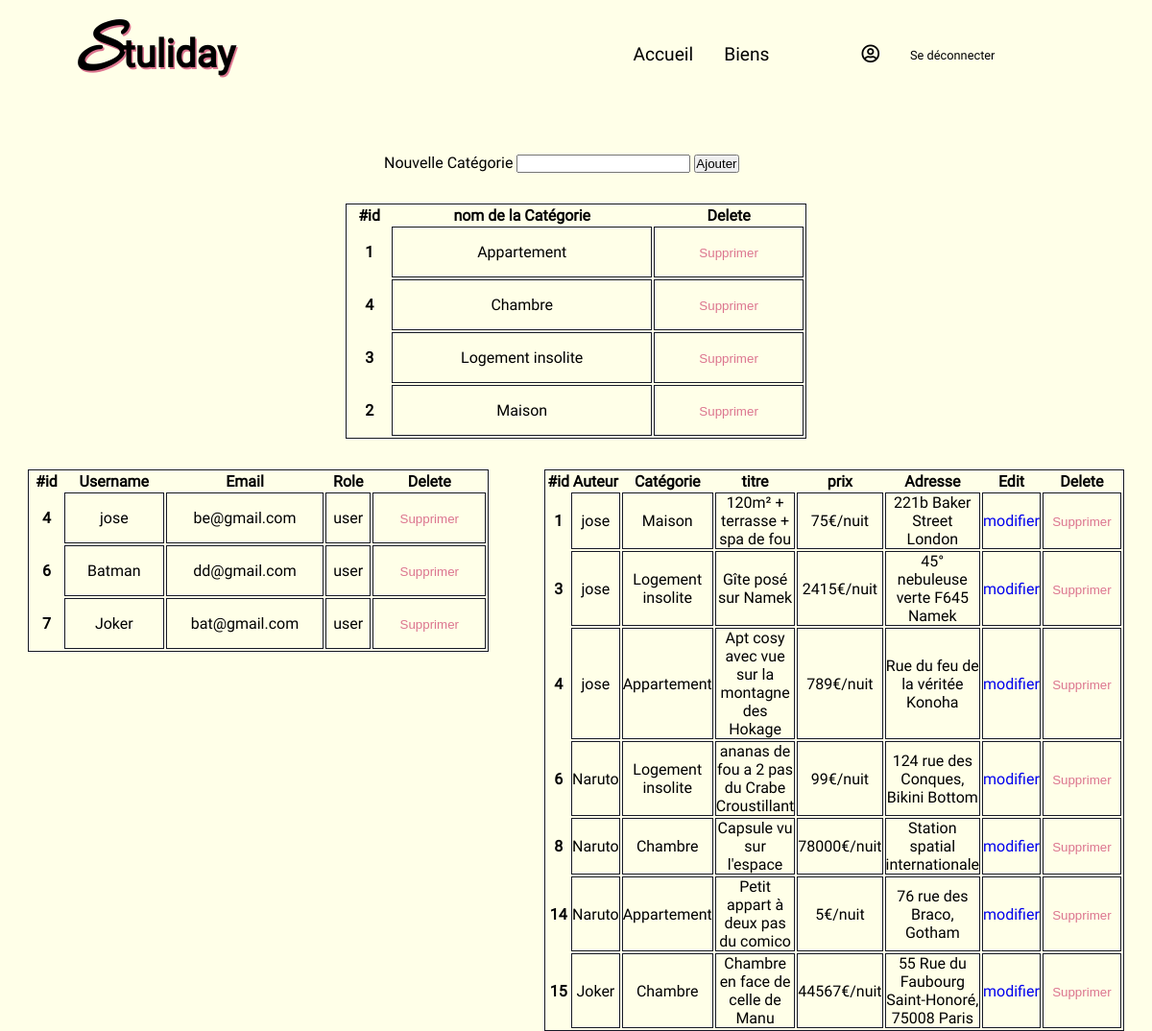
Page /admin.php (signed in) on the earlier database version.
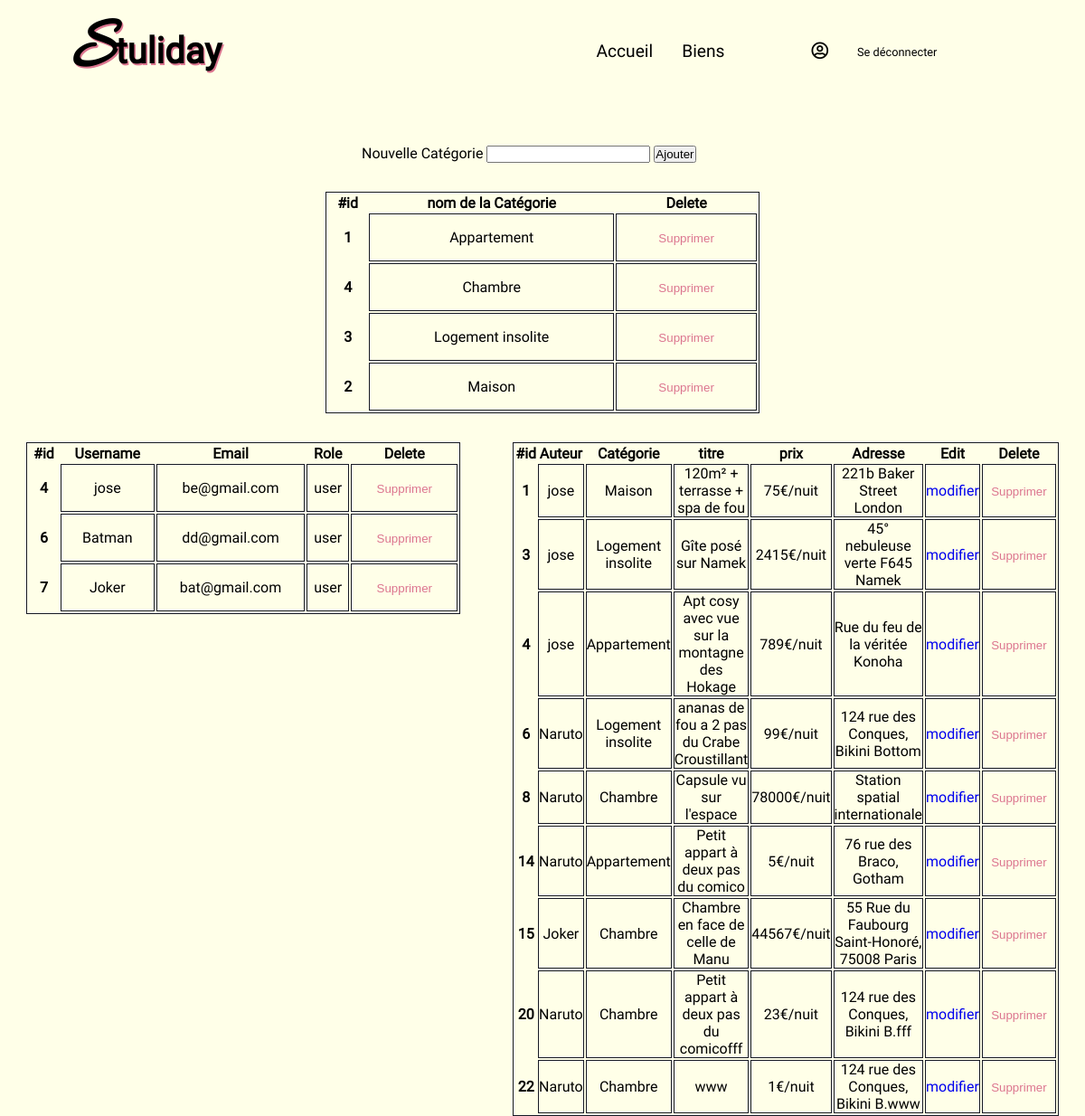
Same page on the later database version.
### tables this page shows
CREATE TABLE IF NOT EXISTS `categories` (
  `id` int(10) NOT NULL AUTO_INCREMENT,
  `name_category` varchar(255) NOT NULL,
  PRIMARY KEY (`id`),
  UNIQUE KEY `name` (`name_category`)
);

CREATE TABLE IF NOT EXISTS `users` (
  `id` int(10) NOT NULL AUTO_INCREMENT,
  `username` varchar(255) NOT NULL,
  `email` varchar(255) NOT NULL,
  `password` varchar(255) NOT NULL,
  `name_role_id` int(10) NOT NULL DEFAULT '2',
  PRIMARY KEY (`id`),
  UNIQUE KEY `username` (`username`),
  UNIQUE KEY `email` (`email`),
  KEY `role` (`name_role_id`)
);

CREATE TABLE IF NOT EXISTS `role` (
  `id` int(10) NOT NULL AUTO_INCREMENT,
  `name_role` varchar(255) NOT NULL,
  PRIMARY KEY (`id`)
);

CREATE TABLE IF NOT EXISTS `biens` (
  `id` int(10) NOT NULL AUTO_INCREMENT,
  `adresse` varchar(255) NOT NULL,
  `price` int(10) NOT NULL,
  `description` text NOT NULL,
  `author` int(10) NOT NULL,
  `category` int(10) NOT NULL,
  `title` varchar(255) NOT NULL,
  `image` varchar(1000) DEFAULT NULL,
  PRIMARY KEY (`id`),
  KEY `author` (`author`)
);

### admin.php (the view, shortened to what the changed rows need)
<?php require 'nav.php';
if (!empty($_SESSION['id']))
{
    $admin_id = $_SESSION['id'];
    $sqlAdmin = "SELECT * FROM users WHERE id = '{$admin_id}' AND name_role_id = '1'";
    $resultAdmin = $connect->query($sqlAdmin);
    if ($admin = $resultAdmin->fetch(PDO::FETCH_ASSOC))
    {
        $sqlUsers = "SELECT u.*, r.name_role FROM users AS u
        LEFT JOIN `role` AS r ON u.name_role_id = r.id
        WHERE u.id != '{$admin_id}'";
        $users = $connect->query($sqlUsers)->fetchAll(PDO::FETCH_ASSOC);
        $sqlBiens = "SELECT b.*, c.name_category, u.username FROM biens AS b
        LEFT JOIN categories AS c ON b.category = c.id
        LEFT JOIN users AS u ON u.id = b.author";
        $biens = $connect->query($sqlBiens)->fetchAll(PDO::FETCH_ASSOC);
        $sqlCategory = "SELECT * FROM categories";
        $categories = $connect->query($sqlCategory)->fetchAll(PDO::FETCH_ASSOC);
?>
    <section id="admin">
        <table>
                <thead>
                    <tr>
                        <th>#id</th>
                        <th>nom de la Catégorie</th>
                        <th>Delete</th>
                    </tr>
                </thead>
                <tbody>
                    <?php
                    foreach ($categories as $category) {
                    ?>
                        <tr>
                            <th><?php echo $category['id'] ?></th>
                            <td><?php echo $category['name_category'] ?></td>
                            <td>
                                <form action="delete.php" method="POST" class="supp">
                                    <input type="submit" value="Supprimer" name="delete">
                                </form>
                            </td>
                        </tr>
                    <?php
                    }
                    ?>
                </tbody>
            </table>
        <div>
            <table>
                <thead>
                    <tr>
                        <th>#id</th>
                        <th>Username</th>
                        <th>Email</th>
                        <th>Role</th>
                        <th>Delete</th>
                    </tr>
                </thead>
                <tbody>
                    <?php
                    foreach ($users as $user) {
                    ?>
                        <tr>
                            <th><?php echo $user['id'] ?></th>
                            <td><?php echo $user['username'] ?></td>
                            <td><?php echo $user['email'] ?></td>
                            <td><?php echo $user['name_role'] ?></td>
                            <td>
                                <form action="delete.php" method="POST" class="supp">
                                    <input type="submit" value="Supprimer" name="delete">
                                </form>
                            </td>
                        </tr>
                    <?php
                    }
                    ?>
                </tbody>
            </table>
            <table>
                <thead>
                    <tr>
                        <th>#id</th>
                        <th>Auteur</th>
                        <th>Catégorie</th>
                        <th>titre</th>
                        <th>prix</th>
                        <th>Adresse</th>
                        <th>Edit</th>
                        <th>Delete</th>
                    </tr>
                </thead>
                <tbody>
                    <?php
                    foreach ($biens as $bien)
                    {
                    ?>
                        <tr>
                            <th><?php echo $bien['id'] ?></th>
                            <td><?php echo $bien['username'] ?></td>
                            <td><?php echo $bien['name_category'] ?></td>
                            <td><?php echo $bien['title'] ?></td>
                            <td><?php echo $bien['price'] ?>€/nuit</td>
                            <td><?php echo $bien['adresse'] ?></td>
                            <td><a href="editpropertyad.php?id=<?php echo $bien['id']; ?>">
                            modifier
                            </a></td>
                            <td>
                                <form action="delete.php" method="POST" class="supp">
                                    <input type="submit" value="Supprimer" name="delete">
                                </form>
                            </td>
                        </tr>
                    <?php
                    }
                    ?>
                </tbody>
            </table>
        </div>
    </section>
<?php
    } else {
        echo "Cette page n'existe pas";
        echo "<a href='index.php'>Retourner à la page d'accueil</a>";
    }
} else {
    echo "Cette page n'existe pas";
    echo "<a href='index.php'>Retourner à la page d'accueil</a>";
}
?>

Differences in the rows shown:
added biens: id "20", author.username "Naruto", categories.name_category "Chambre", title "Petit appart à deux pas du comicofff", price "23", adresse "124 rue des Conques, Bikini B.fff"
added biens: id "22", author.username "Naruto", categories.name_category "Chambre", title "www", price "1", adresse "124 rue des Conques, Bikini B.www"
